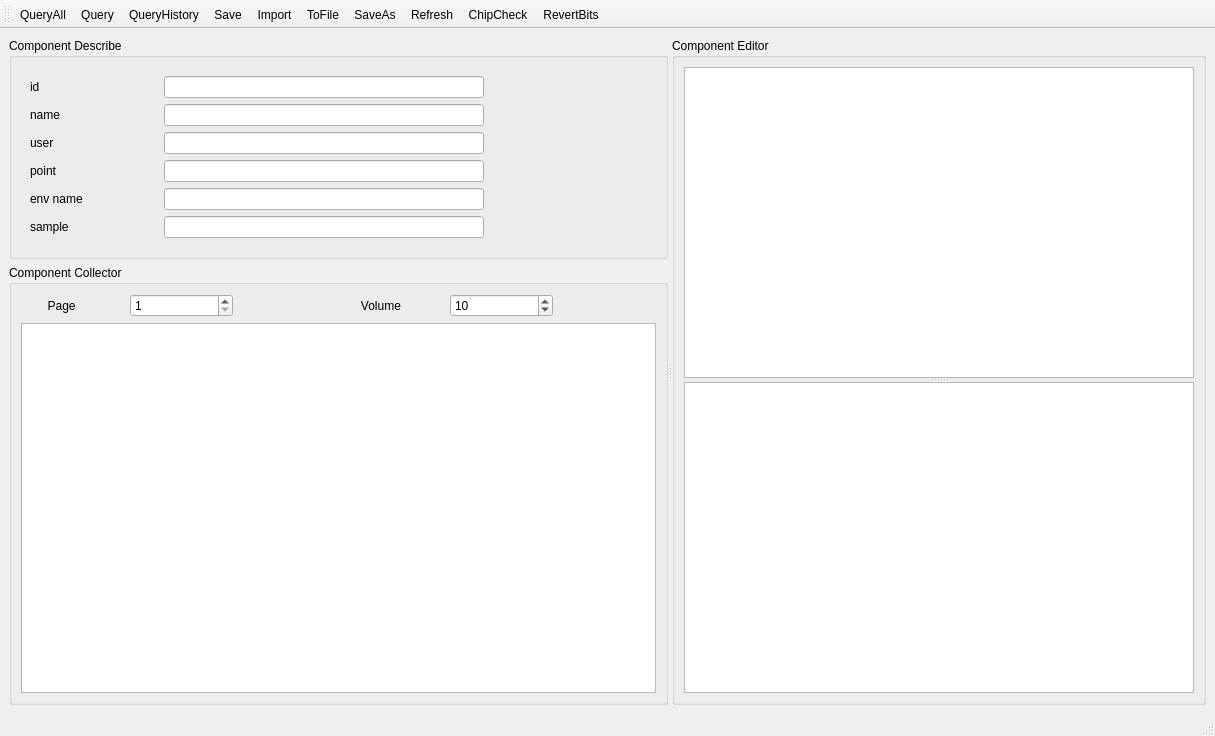
<?xml version="1.0" encoding="UTF-8"?>
<ui version="4.0">
 <class>MainWindow</class>
 <widget class="QMainWindow" name="MainWindow">
  <property name="geometry">
   <rect>
    <x>0</x>
    <y>0</y>
    <width>1215</width>
    <height>736</height>
   </rect>
  </property>
  <property name="windowTitle">
   <string>Qubit Editor</string>
  </property>
  <property name="windowIcon">
   <iconset resource="_imgs/_imgs.qrc">
    <normaloff>:/qubit.png</normaloff>:/qubit.png</iconset>
  </property>
  <widget class="QWidget" name="centralwidget">
   <layout class="QVBoxLayout" name="verticalLayout_5">
    <item>
     <widget class="QSplitter" name="splitter_2">
      <property name="orientation">
       <enum>Qt::Horizontal</enum>
      </property>
      <widget class="QWidget" name="layoutWidget">
       <layout class="QVBoxLayout" name="verticalLayout_2">
        <item>
         <widget class="QGroupBox" name="describe_group">
          <property name="title">
           <string>Component Describe</string>
          </property>
          <layout class="QHBoxLayout" name="horizontalLayout_5" stretch="3,1">
           <item>
            <widget class="QWidget" name="child_widget" native="true">
             <layout class="QVBoxLayout" name="verticalLayout_3">
              <item>
               <layout class="QHBoxLayout" name="horizontalLayout_4" stretch="1,1,5">
                <item>
                 <widget class="QLabel" name="label_2">
                  <property name="text">
                   <string>id</string>
                  </property>
                 </widget>
                </item>
                <item>
                 <spacer name="horizontalSpacer_2">
                  <property name="orientation">
                   <enum>Qt::Horizontal</enum>
                  </property>
                  <property name="sizeHint" stdset="0">
                   <size>
                    <width>40</width>
                    <height>20</height>
                   </size>
                  </property>
                 </spacer>
                </item>
                <item>
                 <widget class="QLineEdit" name="qid_label"/>
                </item>
               </layout>
              </item>
              <item>
               <layout class="QHBoxLayout" name="name_layout" stretch="1,1,5">
                <item>
                 <widget class="QLabel" name="name_label">
                  <property name="text">
                   <string>name</string>
                  </property>
                 </widget>
                </item>
                <item>
                 <spacer name="name_space">
                  <property name="orientation">
                   <enum>Qt::Horizontal</enum>
                  </property>
                  <property name="sizeHint" stdset="0">
                   <size>
                    <width>40</width>
                    <height>20</height>
                   </size>
                  </property>
                 </spacer>
                </item>
                <item>
                 <widget class="QLineEdit" name="name_edit"/>
                </item>
               </layout>
              </item>
              <item>
               <layout class="QHBoxLayout" name="user_layout" stretch="1,1,5">
                <item>
                 <widget class="QLabel" name="user_label">
                  <property name="text">
                   <string>user</string>
                  </property>
                 </widget>
                </item>
                <item>
                 <spacer name="user_space">
                  <property name="orientation">
                   <enum>Qt::Horizontal</enum>
                  </property>
                  <property name="sizeHint" stdset="0">
                   <size>
                    <width>40</width>
                    <height>20</height>
                   </size>
                  </property>
                 </spacer>
                </item>
                <item>
                 <widget class="QLineEdit" name="user_edit"/>
                </item>
               </layout>
              </item>
              <item>
               <layout class="QHBoxLayout" name="point_layout" stretch="1,1,5">
                <item>
                 <widget class="QLabel" name="point_label">
                  <property name="text">
                   <string>point</string>
                  </property>
                 </widget>
                </item>
                <item>
                 <spacer name="point_space">
                  <property name="orientation">
                   <enum>Qt::Horizontal</enum>
                  </property>
                  <property name="sizeHint" stdset="0">
                   <size>
                    <width>40</width>
                    <height>20</height>
                   </size>
                  </property>
                 </spacer>
                </item>
                <item>
                 <widget class="QLineEdit" name="point_edit"/>
                </item>
               </layout>
              </item>
              <item>
               <layout class="QHBoxLayout" name="horizontalLayout_2" stretch="1,1,5">
                <item>
                 <widget class="QLabel" name="label">
                  <property name="text">
                   <string>env name</string>
                  </property>
                 </widget>
                </item>
                <item>
                 <spacer name="horizontalSpacer">
                  <property name="orientation">
                   <enum>Qt::Horizontal</enum>
                  </property>
                  <property name="sizeHint" stdset="0">
                   <size>
                    <width>40</width>
                    <height>20</height>
                   </size>
                  </property>
                 </spacer>
                </item>
                <item>
                 <widget class="QLineEdit" name="env_name_edit"/>
                </item>
               </layout>
              </item>
              <item>
               <layout class="QHBoxLayout" name="sample_layout" stretch="1,1,5">
                <property name="leftMargin">
                 <number>0</number>
                </property>
                <property name="topMargin">
                 <number>0</number>
                </property>
                <property name="rightMargin">
                 <number>0</number>
                </property>
                <property name="bottomMargin">
                 <number>0</number>
                </property>
                <item>
                 <widget class="QLabel" name="sample_label">
                  <property name="text">
                   <string>sample</string>
                  </property>
                 </widget>
                </item>
                <item>
                 <spacer name="sample_spacer">
                  <property name="orientation">
                   <enum>Qt::Horizontal</enum>
                  </property>
                  <property name="sizeHint" stdset="0">
                   <size>
                    <width>40</width>
                    <height>20</height>
                   </size>
                  </property>
                 </spacer>
                </item>
                <item>
                 <widget class="QLineEdit" name="sample_editor"/>
                </item>
               </layout>
              </item>
             </layout>
            </widget>
           </item>
           <item>
            <widget class="QLabel" name="bit_pic_label">
             <property name="text">
              <string/>
             </property>
            </widget>
           </item>
          </layout>
         </widget>
        </item>
        <item>
         <widget class="QGroupBox" name="index_group">
          <property name="title">
           <string>Component Collector</string>
          </property>
          <layout class="QVBoxLayout" name="verticalLayout">
           <item>
            <layout class="QHBoxLayout" name="page_layout" stretch="1,1,1,1,1,1">
             <item>
              <widget class="QLabel" name="label_3">
               <property name="text">
                <string>        Page</string>
               </property>
              </widget>
             </item>
             <item>
              <widget class="QSpinBox" name="page_spinBox">
               <property name="enabled">
                <bool>true</bool>
               </property>
               <property name="minimum">
                <number>1</number>
               </property>
              </widget>
             </item>
             <item>
              <spacer name="horizontalSpacer_4">
               <property name="orientation">
                <enum>Qt::Horizontal</enum>
               </property>
               <property name="sizeHint" stdset="0">
                <size>
                 <width>40</width>
                 <height>20</height>
                </size>
               </property>
              </spacer>
             </item>
             <item>
              <widget class="QLabel" name="label_4">
               <property name="text">
                <string>      Volume</string>
               </property>
              </widget>
             </item>
             <item>
              <widget class="QSpinBox" name="volume_spinBox">
               <property name="enabled">
                <bool>true</bool>
               </property>
               <property name="minimum">
                <number>1</number>
               </property>
               <property name="maximum">
                <number>10000000</number>
               </property>
               <property name="value">
                <number>10</number>
               </property>
               <property name="displayIntegerBase">
                <number>10</number>
               </property>
              </widget>
             </item>
             <item>
              <spacer name="horizontalSpacer_3">
               <property name="orientation">
                <enum>Qt::Horizontal</enum>
               </property>
               <property name="sizeHint" stdset="0">
                <size>
                 <width>40</width>
                 <height>20</height>
                </size>
               </property>
              </spacer>
             </item>
            </layout>
           </item>
           <item>
            <widget class="QTableViewComponentWidget" name="table_view_component">
             <property name="autoFillBackground">
              <bool>false</bool>
             </property>
            </widget>
           </item>
          </layout>
         </widget>
        </item>
       </layout>
      </widget>
      <widget class="QGroupBox" name="editor_group">
       <property name="title">
        <string>Component Editor</string>
       </property>
       <layout class="QVBoxLayout" name="verticalLayout_4">
        <item>
         <widget class="QSplitter" name="splitter">
          <property name="orientation">
           <enum>Qt::Vertical</enum>
          </property>
          <widget class="QTreeViewComponentWidget" name="tree_view_component"/>
          <widget class="QTableViewDat" name="table_view_dat"/>
         </widget>
        </item>
       </layout>
      </widget>
     </widget>
    </item>
   </layout>
  </widget>
  <widget class="QStatusBar" name="statusbar"/>
  <widget class="QToolBar" name="toolBar">
   <property name="windowTitle">
    <string>toolBar</string>
   </property>
   <property name="toolButtonStyle">
    <enum>Qt::ToolButtonTextBesideIcon</enum>
   </property>
   <attribute name="toolBarArea">
    <enum>TopToolBarArea</enum>
   </attribute>
   <attribute name="toolBarBreak">
    <bool>false</bool>
   </attribute>
   <addaction name="actionQueryAll"/>
   <addaction name="actionQuery"/>
   <addaction name="actionQueryHistory"/>
   <addaction name="actionSave"/>
   <addaction name="actionImport"/>
   <addaction name="actionToFile"/>
   <addaction name="actionSaveAs"/>
   <addaction name="actionRefresh"/>
   <addaction name="actionChipCheck"/>
   <addaction name="actionRevertBits"/>
  </widget>
  <action name="actionImport">
   <property name="icon">
    <iconset resource="_imgs/_imgs.qrc">
     <normaloff>:/local.png</normaloff>:/local.png</iconset>
   </property>
   <property name="text">
    <string>Import</string>
   </property>
  </action>
  <action name="actionToFile">
   <property name="icon">
    <iconset resource="_imgs/_imgs.qrc">
     <normaloff>:/file-code.png</normaloff>:/file-code.png</iconset>
   </property>
   <property name="text">
    <string>ToFile</string>
   </property>
  </action>
  <action name="actionSave">
   <property name="icon">
    <iconset resource="_imgs/_imgs.qrc">
     <normaloff>:/save.png</normaloff>:/save.png</iconset>
   </property>
   <property name="text">
    <string>Save</string>
   </property>
  </action>
  <action name="actionSaveAs">
   <property name="icon">
    <iconset resource="_imgs/_imgs.qrc">
     <normaloff>:/save_as.png</normaloff>:/save_as.png</iconset>
   </property>
   <property name="text">
    <string>SaveAs</string>
   </property>
  </action>
  <action name="actionQuery">
   <property name="icon">
    <iconset resource="_imgs/_imgs.qrc">
     <normaloff>:/database-search.png</normaloff>:/database-search.png</iconset>
   </property>
   <property name="text">
    <string>Query</string>
   </property>
  </action>
  <action name="actionRefresh">
   <property name="icon">
    <iconset resource="_imgs/_imgs.qrc">
     <normaloff>:/refresh.png</normaloff>:/refresh.png</iconset>
   </property>
   <property name="text">
    <string>Refresh</string>
   </property>
  </action>
  <action name="actionQueryAll">
   <property name="icon">
    <iconset resource="_imgs/_imgs.qrc">
     <normaloff>:/database-download.png</normaloff>:/database-download.png</iconset>
   </property>
   <property name="text">
    <string>QueryAll</string>
   </property>
   <property name="toolTip">
    <string>Query All Qubit</string>
   </property>
  </action>
  <action name="actionChipCheck">
   <property name="icon">
    <iconset resource="_imgs/_imgs.qrc">
     <normaloff>:/tool.png</normaloff>:/tool.png</iconset>
   </property>
   <property name="text">
    <string>ChipCheck</string>
   </property>
  </action>
  <action name="actionQueryHistory">
   <property name="icon">
    <iconset resource="_imgs/_imgs.qrc">
     <normaloff>:/database-success.png</normaloff>:/database-success.png</iconset>
   </property>
   <property name="text">
    <string>QueryHistory</string>
   </property>
  </action>
  <action name="actionRevertBits">
   <property name="icon">
    <iconset resource="_imgs/_imgs.qrc">
     <normaloff>:/update.png</normaloff>:/update.png</iconset>
   </property>
   <property name="text">
    <string>RevertBits</string>
   </property>
  </action>
 </widget>
 <customwidgets>
  <customwidget>
   <class>QTreeViewComponentWidget</class>
   <extends>QTreeView</extends>
   <header>.widgets.component.tree_view_component</header>
  </customwidget>
  <customwidget>
   <class>QTableViewComponentWidget</class>
   <extends>QTableView</extends>
   <header>.widgets.component.table_view_component</header>
  </customwidget>
  <customwidget>
   <class>QTableViewDat</class>
   <extends>QTableView</extends>
   <header>.widgets.result.table_view_dat</header>
  </customwidget>
 </customwidgets>
 <resources>
  <include location="_imgs/_imgs.qrc"/>
 </resources>
 <connections>
  <connection>
   <sender>actionQueryAll</sender>
   <signal>triggered()</signal>
   <receiver>MainWindow</receiver>
   <slot>query_all()</slot>
   <hints>
    <hint type="sourcelabel">
     <x>-1</x>
     <y>-1</y>
    </hint>
    <hint type="destinationlabel">
     <x>474</x>
     <y>346</y>
    </hint>
   </hints>
  </connection>
  <connection>
   <sender>actionQuery</sender>
   <signal>triggered()</signal>
   <receiver>MainWindow</receiver>
   <slot>query_one()</slot>
   <hints>
    <hint type="sourcelabel">
     <x>-1</x>
     <y>-1</y>
    </hint>
    <hint type="destinationlabel">
     <x>474</x>
     <y>346</y>
    </hint>
   </hints>
  </connection>
  <connection>
   <sender>actionSave</sender>
   <signal>triggered()</signal>
   <receiver>MainWindow</receiver>
   <slot>save_one()</slot>
   <hints>
    <hint type="sourcelabel">
     <x>-1</x>
     <y>-1</y>
    </hint>
    <hint type="destinationlabel">
     <x>474</x>
     <y>346</y>
    </hint>
   </hints>
  </connection>
  <connection>
   <sender>actionImport</sender>
   <signal>triggered()</signal>
   <receiver>MainWindow</receiver>
   <slot>bit_import()</slot>
   <hints>
    <hint type="sourcelabel">
     <x>-1</x>
     <y>-1</y>
    </hint>
    <hint type="destinationlabel">
     <x>474</x>
     <y>346</y>
    </hint>
   </hints>
  </connection>
  <connection>
   <sender>actionToFile</sender>
   <signal>triggered()</signal>
   <receiver>MainWindow</receiver>
   <slot>save_to_file()</slot>
   <hints>
    <hint type="sourcelabel">
     <x>-1</x>
     <y>-1</y>
    </hint>
    <hint type="destinationlabel">
     <x>474</x>
     <y>346</y>
    </hint>
   </hints>
  </connection>
  <connection>
   <sender>actionRefresh</sender>
   <signal>triggered()</signal>
   <receiver>MainWindow</receiver>
   <slot>refresh()</slot>
   <hints>
    <hint type="sourcelabel">
     <x>-1</x>
     <y>-1</y>
    </hint>
    <hint type="destinationlabel">
     <x>474</x>
     <y>346</y>
    </hint>
   </hints>
  </connection>
  <connection>
   <sender>actionSaveAs</sender>
   <signal>triggered()</signal>
   <receiver>MainWindow</receiver>
   <slot>save_as()</slot>
   <hints>
    <hint type="sourcelabel">
     <x>-1</x>
     <y>-1</y>
    </hint>
    <hint type="destinationlabel">
     <x>474</x>
     <y>345</y>
    </hint>
   </hints>
  </connection>
  <connection>
   <sender>actionChipCheck</sender>
   <signal>triggered()</signal>
   <receiver>MainWindow</receiver>
   <slot>chip_check()</slot>
   <hints>
    <hint type="sourcelabel">
     <x>-1</x>
     <y>-1</y>
    </hint>
    <hint type="destinationlabel">
     <x>553</x>
     <y>367</y>
    </hint>
   </hints>
  </connection>
  <connection>
   <sender>actionQueryHistory</sender>
   <signal>triggered()</signal>
   <receiver>MainWindow</receiver>
   <slot>query_history()</slot>
   <hints>
    <hint type="sourcelabel">
     <x>-1</x>
     <y>-1</y>
    </hint>
    <hint type="destinationlabel">
     <x>607</x>
     <y>367</y>
    </hint>
   </hints>
  </connection>
  <connection>
   <sender>page_spinBox</sender>
   <signal>valueChanged(int)</signal>
   <receiver>MainWindow</receiver>
   <slot>page_change(int)</slot>
   <hints>
    <hint type="sourcelabel">
     <x>169</x>
     <y>312</y>
    </hint>
    <hint type="destinationlabel">
     <x>607</x>
     <y>367</y>
    </hint>
   </hints>
  </connection>
  <connection>
   <sender>volume_spinBox</sender>
   <signal>valueChanged(int)</signal>
   <receiver>MainWindow</receiver>
   <slot>volume_change(int)</slot>
   <hints>
    <hint type="sourcelabel">
     <x>453</x>
     <y>312</y>
    </hint>
    <hint type="destinationlabel">
     <x>607</x>
     <y>367</y>
    </hint>
   </hints>
  </connection>
  <connection>
   <sender>actionRevertBits</sender>
   <signal>triggered()</signal>
   <receiver>MainWindow</receiver>
   <slot>show_revert_bits()</slot>
   <hints>
    <hint type="sourcelabel">
     <x>-1</x>
     <y>-1</y>
    </hint>
    <hint type="destinationlabel">
     <x>607</x>
     <y>367</y>
    </hint>
   </hints>
  </connection>
 </connections>
 <slots>
  <slot>query_all()</slot>
  <slot>query_one()</slot>
  <slot>save_one()</slot>
  <slot>bit_import()</slot>
  <slot>save_to_file()</slot>
  <slot>refresh()</slot>
  <slot>save_as()</slot>
  <slot>chip_check()</slot>
  <slot>query_history()</slot>
  <slot>page_change(int)</slot>
  <slot>volume_change(int)</slot>
  <slot>show_revert_bits()</slot>
 </slots>
</ui>
